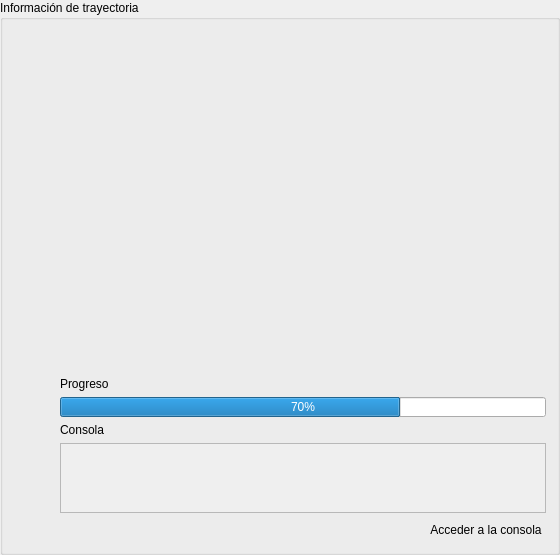
           <widget class="QGroupBox" name="groupBox_6">
            <property name="sizePolicy">
             <sizepolicy hsizetype="Expanding" vsizetype="Expanding">
              <horstretch>0</horstretch>
              <verstretch>0</verstretch>
             </sizepolicy>
            </property>
            <property name="minimumSize">
             <size>
              <width>560</width>
              <height>0</height>
             </size>
            </property>
            <property name="maximumSize">
             <size>
              <width>860</width>
              <height>16777215</height>
             </size>
            </property>
            <property name="title">
             <string>Información de trayectoria</string>
            </property>
            <layout class="QGridLayout" name="gridLayout_12">
             <item row="10" column="1">
              <spacer name="horizontalSpacer_7">
               <property name="orientation">
                <enum>Qt::Horizontal</enum>
               </property>
               <property name="sizeHint" stdset="0">
                <size>
                 <width>40</width>
                 <height>20</height>
                </size>
               </property>
              </spacer>
             </item>
             <item row="9" column="1" colspan="4">
              <widget class="QScrollArea" name="ejectconsola">
               <property name="maximumSize">
                <size>
                 <width>16777215</width>
                 <height>200</height>
                </size>
               </property>
               <property name="widgetResizable">
                <bool>true</bool>
               </property>
               <widget class="QWidget" name="scrollAreaWidgetContents_2">
                <property name="geometry">
                 <rect>
                  <x>0</x>
                  <y>0</y>
                  <width>508</width>
                  <height>81</height>
                 </rect>
                </property>
               </widget>
              </widget>
             </item>
             <item row="10" column="2" colspan="3">
              <widget class="QPushButton" name="pushButton_2">
               <property name="maximumSize">
                <size>
                 <width>180</width>
                 <height>16777215</height>
                </size>
               </property>
               <property name="text">
                <string>Acceder a la consola</string>
               </property>
               <property name="autoDefault">
                <bool>false</bool>
               </property>
               <property name="default">
                <bool>false</bool>
               </property>
               <property name="flat">
                <bool>true</bool>
               </property>
              </widget>
             </item>
             <item row="0" column="0">
              <widget class="QLabel" name="label_9">
               <property name="minimumSize">
                <size>
                 <width>40</width>
                 <height>40</height>
                </size>
               </property>
               <property name="maximumSize">
                <size>
                 <width>40</width>
                 <height>40</height>
                </size>
               </property>
               <property name="text">
                <string/>
               </property>
               <property name="pixmap">
                <pixmap resource="imagenes.qrc">:/ejecucion/Imagenes/PackIconos/ejecucion/ic_timeline.png</pixmap>
               </property>
               <property name="scaledContents">
                <bool>true</bool>
               </property>
              </widget>
             </item>
             <item row="0" column="1" rowspan="2" colspan="4">
              <widget class="MplWidget" name="ejecttrayectoriaPlot" native="true">
               <property name="minimumSize">
                <size>
                 <width>470</width>
                 <height>340</height>
                </size>
               </property>
               <property name="styleSheet">
                <string notr="true"/>
               </property>
              </widget>
             </item>
             <item row="7" column="1" colspan="4">
              <widget class="QProgressBar" name="ejectprogressBar">
               <property name="maximumSize">
                <size>
                 <width>16777215</width>
                 <height>20</height>
                </size>
               </property>
               <property name="value">
                <number>70</number>
               </property>
               <property name="orientation">
                <enum>Qt::Horizontal</enum>
               </property>
               <property name="textDirection">
                <enum>QProgressBar::TopToBottom</enum>
               </property>
              </widget>
             </item>
             <item row="6" column="1" colspan="4">
              <widget class="QLabel" name="label_5">
               <property name="text">
                <string>Progreso </string>
               </property>
              </widget>
             </item>
             <item row="8" column="1" colspan="4">
              <widget class="QLabel" name="label_14">
               <property name="text">
                <string>Consola</string>
               </property>
              </widget>
             </item>
            </layout>
           </widget>
